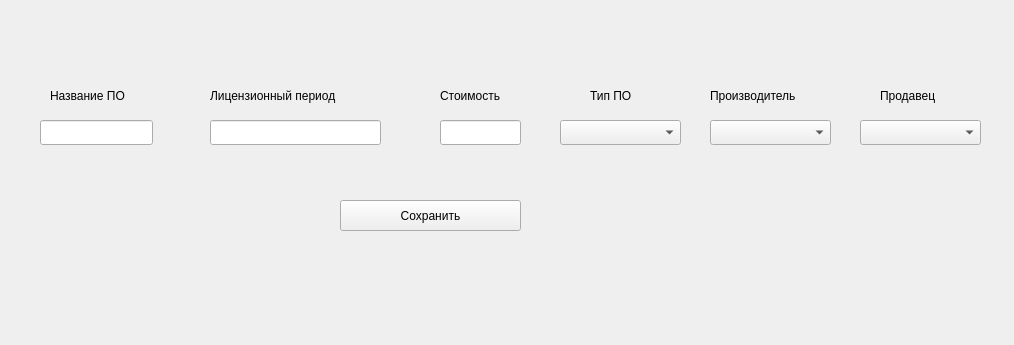
<?xml version="1.0" encoding="UTF-8"?>
<ui version="4.0">
 <class>Form</class>
 <widget class="QWidget" name="Form">
  <property name="geometry">
   <rect>
    <x>0</x>
    <y>0</y>
    <width>1014</width>
    <height>345</height>
   </rect>
  </property>
  <property name="windowTitle">
   <string>Form</string>
  </property>
  <widget class="QLabel" name="label">
   <property name="geometry">
    <rect>
     <x>50</x>
     <y>80</y>
     <width>101</width>
     <height>31</height>
    </rect>
   </property>
   <property name="text">
    <string>Название ПО</string>
   </property>
  </widget>
  <widget class="QLabel" name="label_2">
   <property name="geometry">
    <rect>
     <x>210</x>
     <y>80</y>
     <width>171</width>
     <height>31</height>
    </rect>
   </property>
   <property name="text">
    <string>Лицензионный период</string>
   </property>
  </widget>
  <widget class="QLabel" name="label_3">
   <property name="geometry">
    <rect>
     <x>440</x>
     <y>80</y>
     <width>81</width>
     <height>31</height>
    </rect>
   </property>
   <property name="text">
    <string>Стоимость</string>
   </property>
  </widget>
  <widget class="QLabel" name="label_4">
   <property name="geometry">
    <rect>
     <x>590</x>
     <y>80</y>
     <width>81</width>
     <height>31</height>
    </rect>
   </property>
   <property name="text">
    <string>Тип ПО</string>
   </property>
  </widget>
  <widget class="QLabel" name="label_5">
   <property name="geometry">
    <rect>
     <x>880</x>
     <y>80</y>
     <width>71</width>
     <height>31</height>
    </rect>
   </property>
   <property name="text">
    <string>Продавец</string>
   </property>
  </widget>
  <widget class="QLineEdit" name="software_name_lineEdit">
   <property name="geometry">
    <rect>
     <x>40</x>
     <y>120</y>
     <width>113</width>
     <height>25</height>
    </rect>
   </property>
  </widget>
  <widget class="QLineEdit" name="validate_period_lineEdit">
   <property name="geometry">
    <rect>
     <x>210</x>
     <y>120</y>
     <width>171</width>
     <height>25</height>
    </rect>
   </property>
  </widget>
  <widget class="QLineEdit" name="cost_lineEdit">
   <property name="geometry">
    <rect>
     <x>440</x>
     <y>120</y>
     <width>81</width>
     <height>25</height>
    </rect>
   </property>
  </widget>
  <widget class="QComboBox" name="type_software_comboBox">
   <property name="geometry">
    <rect>
     <x>560</x>
     <y>120</y>
     <width>121</width>
     <height>25</height>
    </rect>
   </property>
  </widget>
  <widget class="QComboBox" name="seller_comboBox">
   <property name="geometry">
    <rect>
     <x>860</x>
     <y>120</y>
     <width>121</width>
     <height>25</height>
    </rect>
   </property>
  </widget>
  <widget class="QPushButton" name="save_pushButton">
   <property name="geometry">
    <rect>
     <x>340</x>
     <y>200</y>
     <width>181</width>
     <height>31</height>
    </rect>
   </property>
   <property name="text">
    <string>Сохранить</string>
   </property>
  </widget>
  <widget class="QComboBox" name="firm_comboBox">
   <property name="geometry">
    <rect>
     <x>710</x>
     <y>120</y>
     <width>121</width>
     <height>25</height>
    </rect>
   </property>
  </widget>
  <widget class="QLabel" name="label_6">
   <property name="geometry">
    <rect>
     <x>710</x>
     <y>80</y>
     <width>111</width>
     <height>31</height>
    </rect>
   </property>
   <property name="text">
    <string>Производитель</string>
   </property>
  </widget>
 </widget>
 <resources/>
 <connections/>
</ui>
